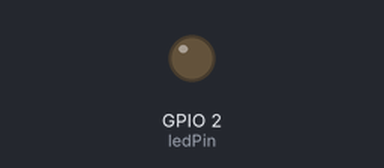
The program below on a simulated ESP32. Shown: output pins drawn as LEDs (lit = HIGH).

Above: at 2.2 s.
At 49.7 s:
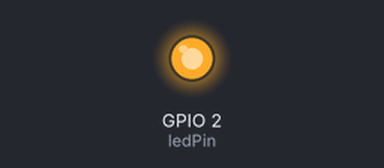
Timing chart, 0 to 50.1 s (numbered marks = the images above):
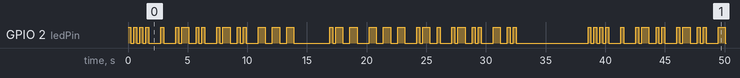

The program:

main.cpp
```cpp
#include <Arduino.h>
#include <Wire.h>
#include <SPI.h>

// H . . . .
// E .
// L . - . .
// 0 - - -

// W . - -
// R . - .
// D - . .

int ledPin = 2;

void dot(bool isLast = false) {
    digitalWrite(ledPin, HIGH);
    delay(250);
    digitalWrite(ledPin, LOW);
    delay(isLast? 1000 : 250);
}

void dash(bool isLast = false) {
    digitalWrite(ledPin, HIGH);
    delay(600);
    digitalWrite(ledPin, LOW);
    delay(isLast? 1000 : 600);
}

void h(){
    dot();
    dot();
    dot();
    dot(true);
}

void e() {
    dot(true);
}

void l() {
    dot();
    dash();
    dot();
    dot(true);
}

void o(){
    dash();
    dash();
    dash(true);
}

void w() {
    dot();
    dash();
    dash(true);
}

void r() {
    dot();
    dash();
    dot(true);
}

void d() {
    dash();
    dot();
    dot(true);
}


void setup()
{
    pinMode(ledPin, OUTPUT);
    Serial.begin(115200);
}

void loop()
{
    h();
    e();
    l();
    l();
    o();
    delay(2000);
    w();
    o();
    r();
    l();
    d();
    delay(5000);
}
```

Measured:
- by itself, GPIO 2 (ledPin): moves between LOW and HIGH, repeating every 38.6 s
- by itself, everything shown: repeats every 38.6 s, in 64 steps
